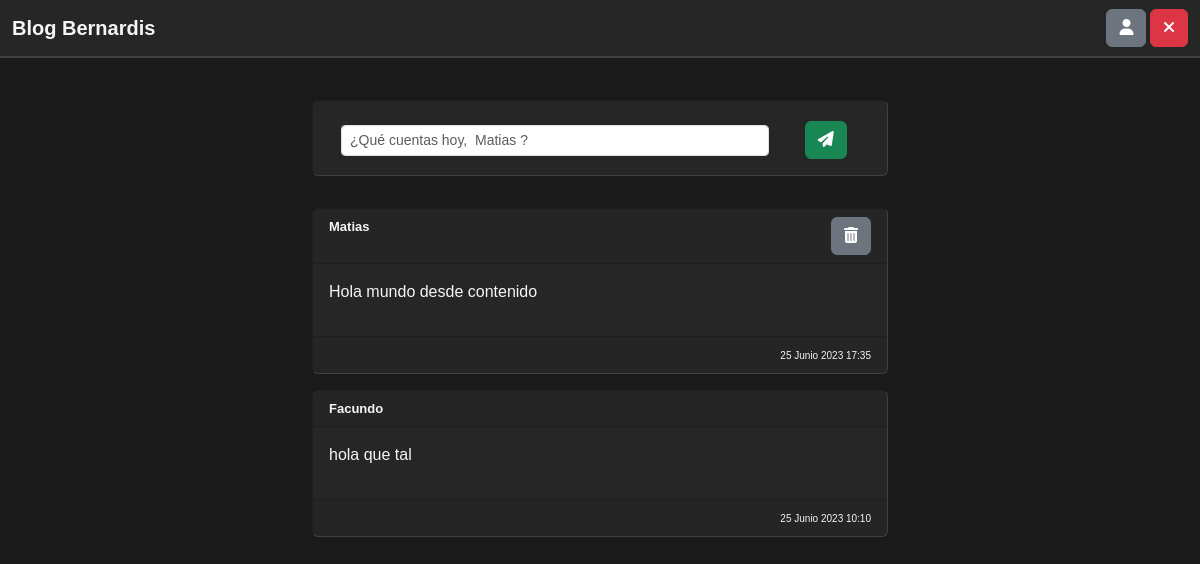
The app's page / (signed in) with its own data.
### publicaciones/models.py (models this page shows, shortened)
class Publicacion(models.Model):
    usuario = models.ForeignKey(User, on_delete=models.CASCADE)
    contenido = models.TextField()
    fecha_publicacion = models.DateTimeField(auto_now_add=True)

### login/views.py (the view)
# urls.py: path('', main, name='main'),
@login_required
def main(request):
    user = request.user
    publicaciones = Publicacion.objects.all()
    publi_invertida = publicaciones[::-1]
    context = {'user': user, 'publicaciones' : publi_invertida}
    return render(request, 'main.html', context)

### templates/main.html (shortened to what this page needs)
{% extends 'base.html' %}
{% block content %}
{% include 'crear_publi.html' %}
{% include 'publicacion.html' %}
{% endblock %}

### templates/crear_publi.html (shortened to what this page needs)
<div class="row" style="margin-top: 100px;">
    <div class="col-md-8 col-lg-6 mx-auto" style="margin: 0;">
        <div class="card fondo-principal">
            <div class="card-body">
                <form action="{% url 'nueva_publi' %}" method="post">
                    <div class="row mx-auto">
                        <div class="col-10">
                            <input style="margin: 0;" type="text" class="form-control form-control-sm mt-2"
                                placeholder="¿Qué cuentas hoy, {% if user.first_name %} {{user.first_name}} {% else %}  {{user.username}} {% endif %}?"
                                required maxlength="150" name="contenido" id="quepasa">
                        </div>
                        <div class="col-2 mt-1" style="text-align: center;">
                            <button type="submit" title="Publicar" class="btn btn-success"><i
                                    class="fa fa-send"></i></button>
                        </div>
                    </div>
                </form>
            </div>
        </div>
    </div>
</div>

### templates/publicacion.html
<div class="row mt-3">
    <div class="col-md-8 col-lg-6 mx-auto">
        {% if publicaciones %}
        {% for publicacion in publicaciones %}
            <div class="card mt-3 fondo-principal card-publi">
                <div class="card-header">
                    <div class="row">
                        <div class="col-6">
                            <a class="letra-principal" style="text-decoration: none;"
                                href="{% url 'perfil' publicacion.usuario %}">{% if publicacion.usuario.first_name %} {{publicacion.usuario.first_name}} {% else %}  {{publicacion.usuario.username}} {% endif %}</a>
                        </div>
                        <div class="col-6 d-flex align-items-end flex-column">
                            {% if publicacion.usuario.username == user.username %}
                            <a class="btn btn-secondary" title="Eliminar Publicación" href="{% url 'borrar_publi' publicacion.id %}"><i class="fa fa-trash"></i></a>
                            {% endif %}
                        </div>
                    </div>
                </div>
                <div class="card-body publi-con">
                    <p> {{publicacion.contenido}} </p>
                </div>
                <div class="card-footer" style="text-align: right;">
                    <span style="font-size: x-small;">{{publicacion.fecha_publicacion}}</span>
                </div>
            </div>
        {% endfor %}
        {% else %}
        <p>No hay publicaciones</p>
        {% endif %}
    </div>
</div>

### static/style.css (style rules this page uses)
body { font-family:Verdana, Geneva, Tahoma, sans-serif; background-color:#1a1a1a; color: whitesmoke; font-size: small; }
.letra-principal { font-weight: bold; color:whitesmoke; }
.fondo-principal { background-color: #262626; color: whitesmoke; }
.card { border-bottom: 1px solid #404040; border-right: 1px solid #404040; }
.publi-con { font-size: medium; }

### records on screen
Publicacion: usuario.first_name "Matias", contenido "Hola mundo desde contenido", fecha_publicacion "25 Junio 2023 17:35"
Publicacion: usuario.first_name "Facundo", contenido "hola que tal", fecha_publicacion "25 Junio 2023 10:10"
